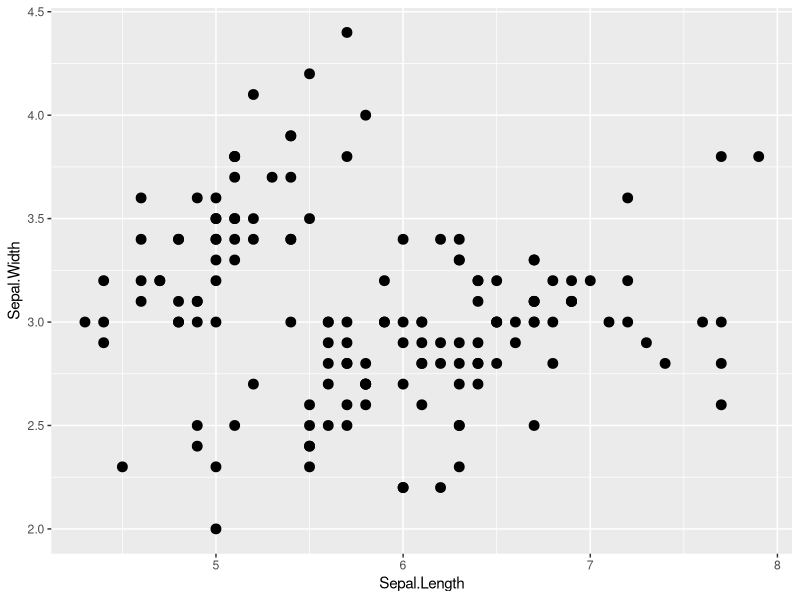
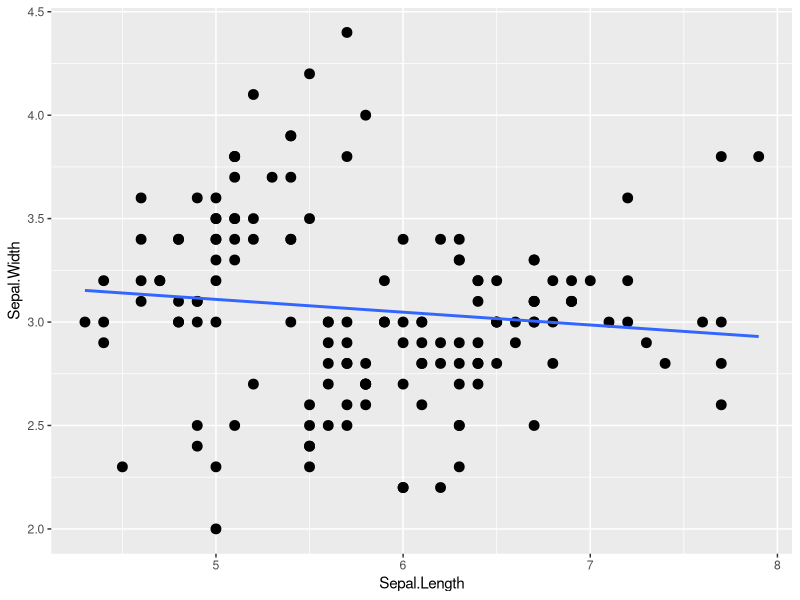
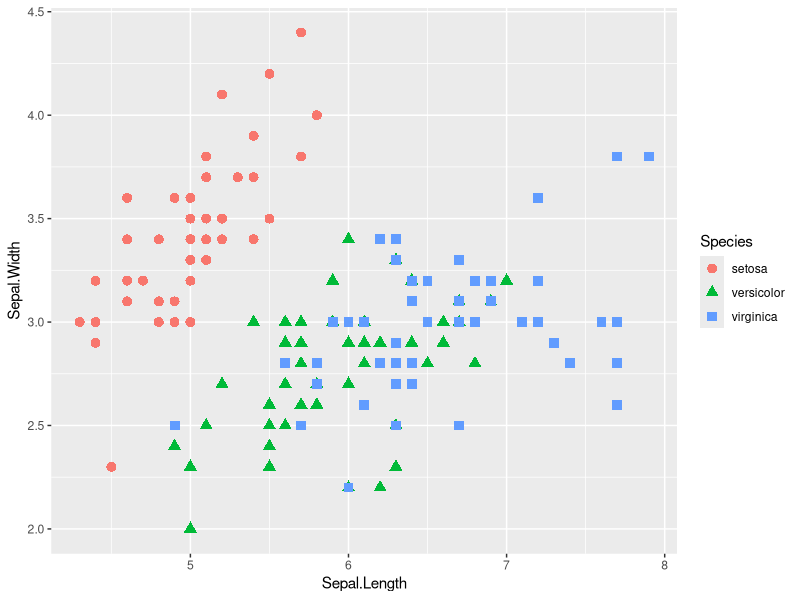

The R source for these figures, in order:
## ---- chunk 1
knitr::opts_chunk$set(echo = TRUE)
library(tidyverse)
library(lme4)
library(lmerTest)
library(knitr)
## ---- chunk 2

head(iris) #irisデータの上数行を表示

## ---- chunk 3

graph_1 = ggplot() +
  geom_point(data=iris, aes(x=Sepal.Length, y=Sepal.Width),size = 3)
graph_1

## ---- chunk 4
iris_lm = lm(data = iris, Sepal.Width ~ Sepal.Length)
summary(iris_lm)
## ---- chunk 5

graph_lm = ggplot()+
  geom_point(data = iris, aes(x = Sepal.Length, y = Sepal.Width), size = 3)  +
  geom_smooth(data = iris, aes(x = Sepal.Length, y = Sepal.Width), formula = y~x, method = "lm", se = FALSE)
graph_lm

## ---- chunk 6

graph_2 = ggplot() +
  geom_point(data = iris, aes(x = Sepal.Length, y = Sepal.Width, color = Species, shape = Species), size = 3) 
graph_2

## ---- chunk 7

example = data.frame(i = 1:6, j = c(1, 1, 2, 2, 3, 3), y = round(rnorm(6), 2), x = rep(c(0, 1),3) )

example

## ---- chunk 8

model_lmm = lmer(data= iris, Sepal.Length ~ Sepal.Width + (1|Species)) #(1|Species)を加える
summary(model_lmm)

## ---- chunk 9
x1 = c(1.0, 2.0, 3.0, 4.2, 5.1, 3.1, 4.2, 5.0, 6.1, 7.0, 5.3, 6.0, 7.0, 8.1, 9.0)
y1 = c(0, 0, 1, 1, 1, 0, 0, 0, 0, 1, 0, 1, 1, 1, 1)
ID = c(rep("a",5),rep("b",5),rep("c",5))
data_sample = data.frame(ID, x1, y1)
str(data_sample)
## ---- chunk 10

model_logistic_glmm = glmer(data = data_sample, y1 ~ x1 + (1|ID), family = binomial(link="logit"))
summary(model_logistic_glmm)

## ---- chunk 11

library(car)
head(Prestige)
